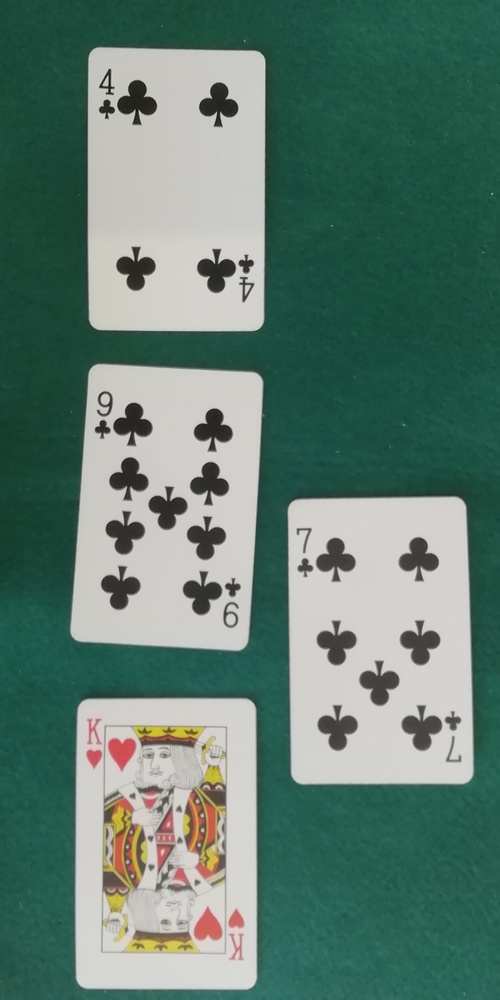
#> input picture pract_4/Test/IMG_20210321_122201.jpg, 500 x 1000 px, shrunk from 2080 x 4160 before the run
$ python umbralizacion.py
#> lines starting #> are read from the running program, lines starting #| are printed output that depends on the picture; after the words box and inside, x2 and y2 are one past the last pixel; in counts of white or black regions, pixels touching at a corner belong together
import matplotlib.pyplot as plt
import numpy as np
from PIL import Image
import cv2
from pathlib import Path

# Obtener ruta relativa a la imagen
image_path = Path(__file__).parent.parent / "Test" / "IMG_20210321_122201.jpg"
img = cv2.imread(image_path, cv2.IMREAD_GRAYSCALE)
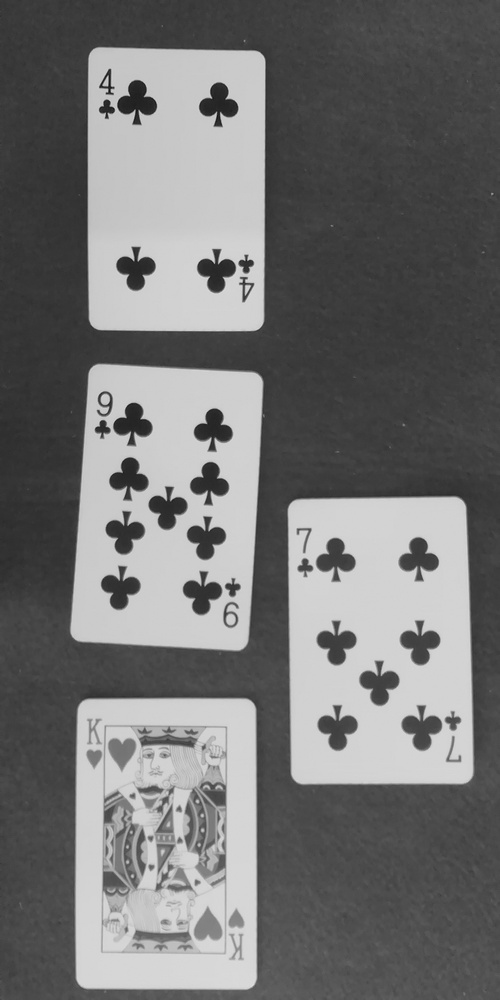
#> img: shape (1000, 500); min 16, max 222, mean 114.5

# Aplicar los diferentes tipos de umbralización
ret, thresh1 = cv2.threshold(img, 127, 255, cv2.THRESH_BINARY)
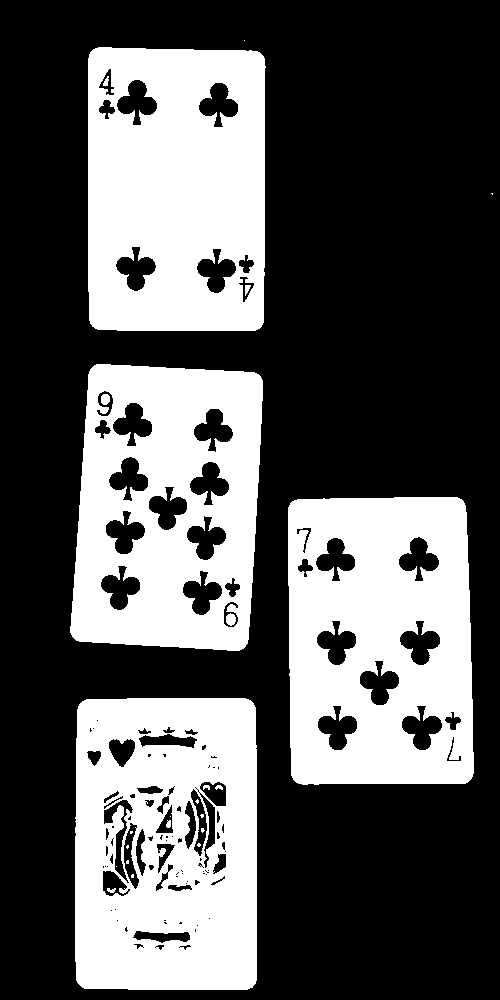
#> thresh1: shape (1000, 500); 35.4% white; 24 white regions (12 under 20 px), largest, box (x1, y1, x2, y2) and area: (75, 698, 257, 990) 45956, (88, 47, 266, 331) 45329, (288, 497, 474, 785) 45039
ret, thresh2 = cv2.threshold(img, 127, 255, cv2.THRESH_BINARY_INV)
ret, thresh3 = cv2.threshold(img, 127, 255, cv2.THRESH_TRUNC)
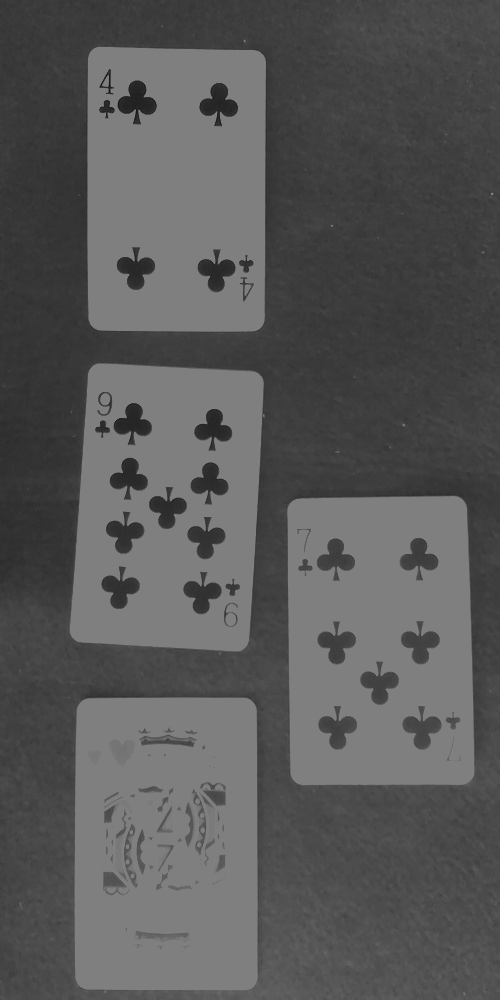
#> thresh3: shape (1000, 500); min 16, max 127, mean 88.1
ret, thresh4 = cv2.threshold(img, 127, 255, cv2.THRESH_TOZERO)
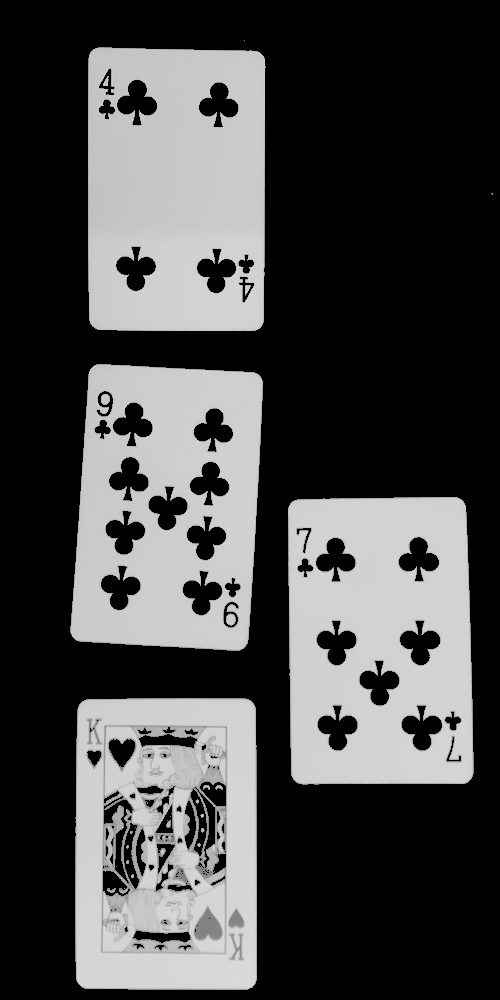
#> thresh4: shape (1000, 500); min 0, max 222, mean 71.4
ret, thresh5 = cv2.threshold(img, 127, 255, cv2.THRESH_TOZERO_INV)
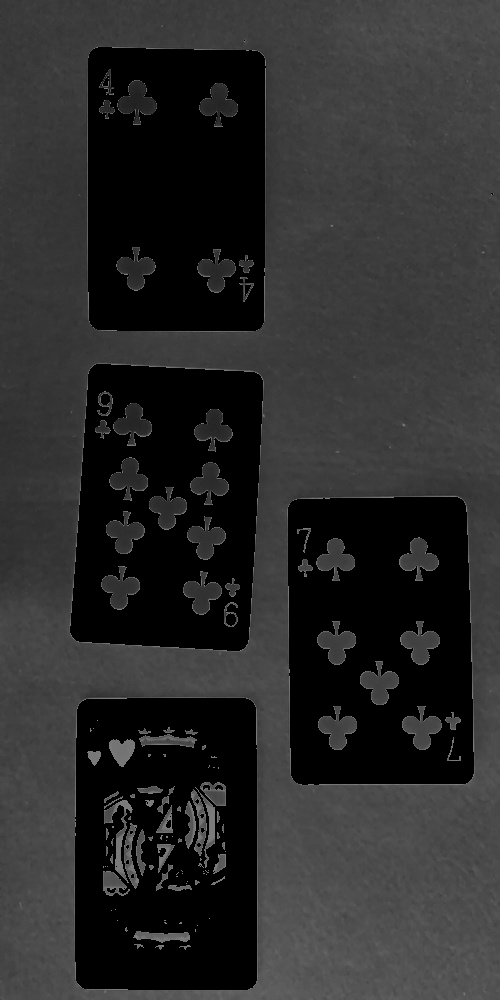
#> thresh5: shape (1000, 500); min 0, max 127, mean 43.1
ret, thresh6 = cv2.threshold(img, 127, 255, cv2.THRESH_OTSU)
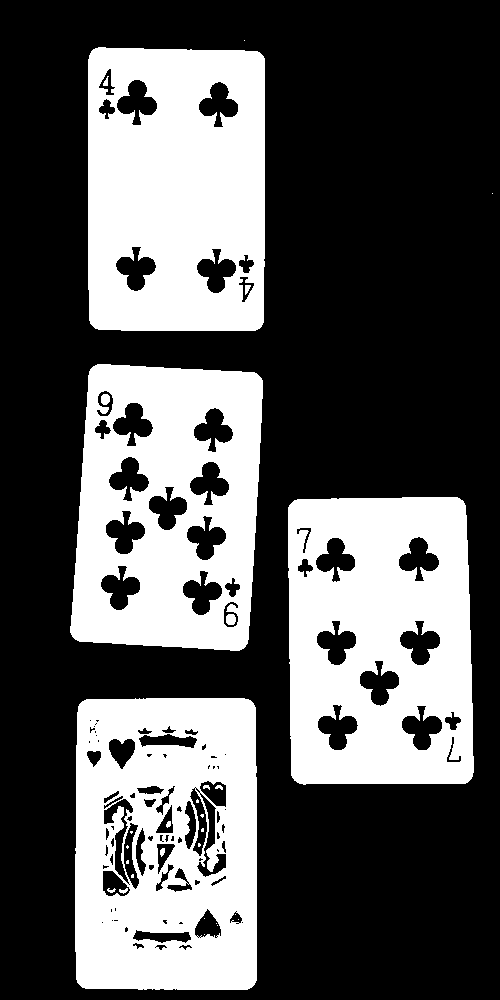
#> thresh6: shape (1000, 500); 35% white; 30 white regions (16 under 20 px), largest, box (x1, y1, x2, y2) and area: (88, 47, 265, 331) 45236, (288, 497, 474, 785) 44805, (75, 698, 257, 990) 44431
#> ret = 134
ret, thresh7 = cv2.threshold(img, 127, 255, cv2.THRESH_TRIANGLE)
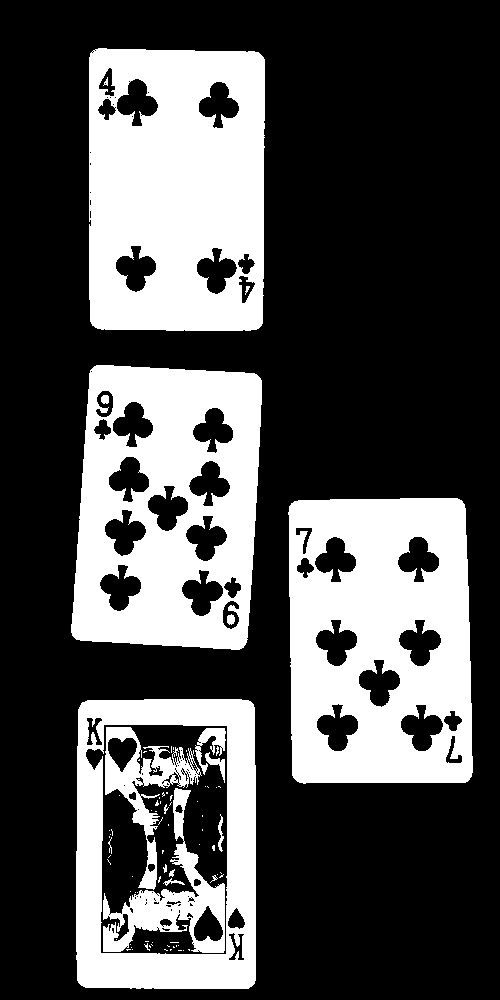
#> thresh7: shape (1000, 500); 31.7% white; 83 white regions (64 under 20 px), largest, box (x1, y1, x2, y2) and area: (89, 48, 265, 331) 43948, (288, 498, 473, 784) 42736, (71, 365, 262, 650) 38222
#> ret = 190
ret, thresh8 = cv2.threshold(img, 127, 255, cv2.THRESH_MASK)
#> thresh8: shape (1000, 500); every value is 0

titles = ['Original Image','BINARY','BINARY_INV','TRUNC','TOZERO','TOZERO_INV', 'OTSU', 'TRIANGLE', 'MASK']
images = [img, thresh1, thresh2, thresh3, thresh4, thresh5, thresh6, thresh7, thresh8]
for i in range(9):
    plt.subplot(3,3,i+1),plt.imshow(images[i],'gray',vmin=0,vmax=255)
    plt.title(titles[i])
    plt.xticks([]),plt.yticks([])

plt.show()

$ run again, with pract_4/Test/IMG_20210321_122121.jpg copied over pract_4/Test/IMG_20210321_122201.jpg
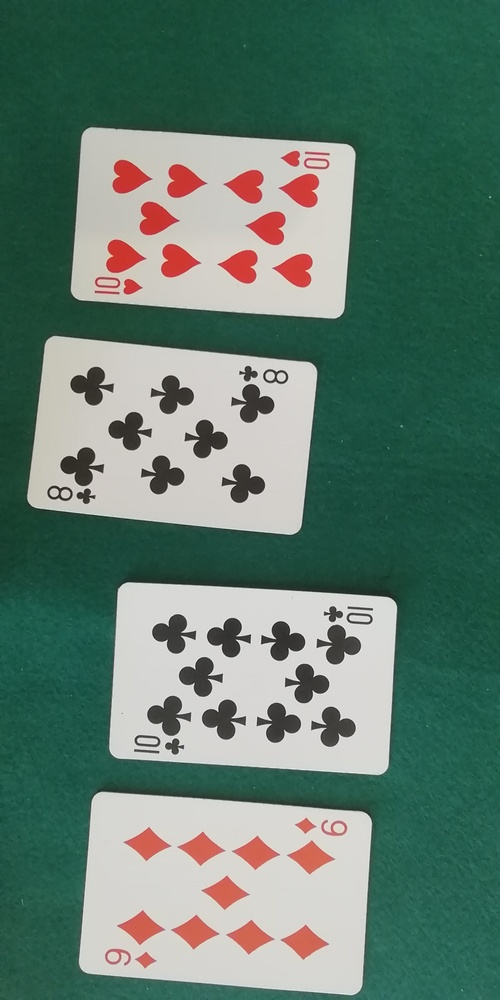
#> input picture pract_4/Test/IMG_20210321_122121.jpg, 500 x 1000 px, shrunk from 2080 x 4160 before the run
#> `ret, thresh1 = cv2.threshold(img, 127, 255, cv2.THRESH_BINARY)`:
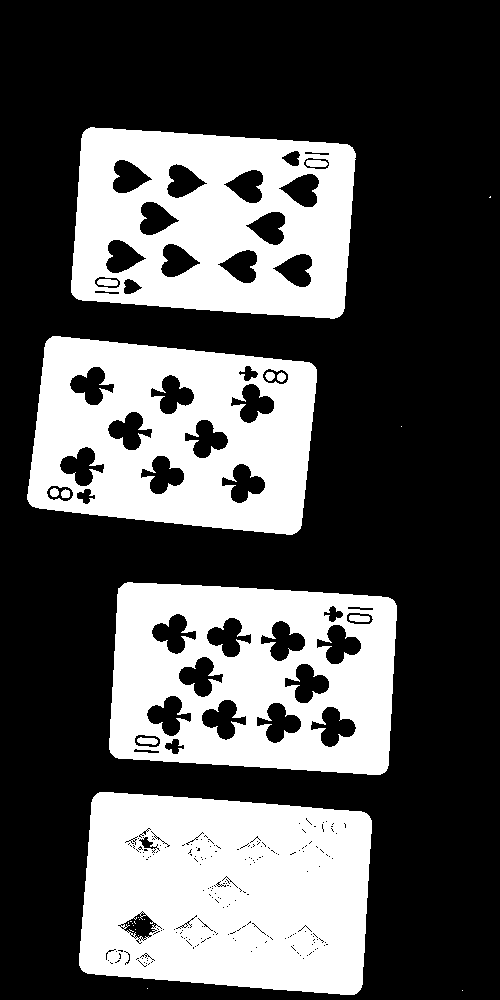
#> thresh1: shape (1000, 500); 33.9% white; 27 white regions (15 under 20 px), largest, box (x1, y1, x2, y2) and area: (79, 792, 372, 995) 50571, (27, 336, 317, 535) 39690, (109, 582, 397, 775) 39573
#> thresh6: shape (1000, 500); 32.7% white; 27 white regions (14 under 20 px), largest, box (x1, y1, x2, y2) and area: (79, 792, 372, 995) 44967, (27, 336, 317, 535) 39539, (109, 582, 397, 775) 39354
#> `ret, thresh6 = cv2.threshold(img, 127, 255, cv2.THRESH_OTSU)`: ret = 138
#> `ret, thresh7 = cv2.threshold(img, 127, 255, cv2.THRESH_TRIANGLE)`:
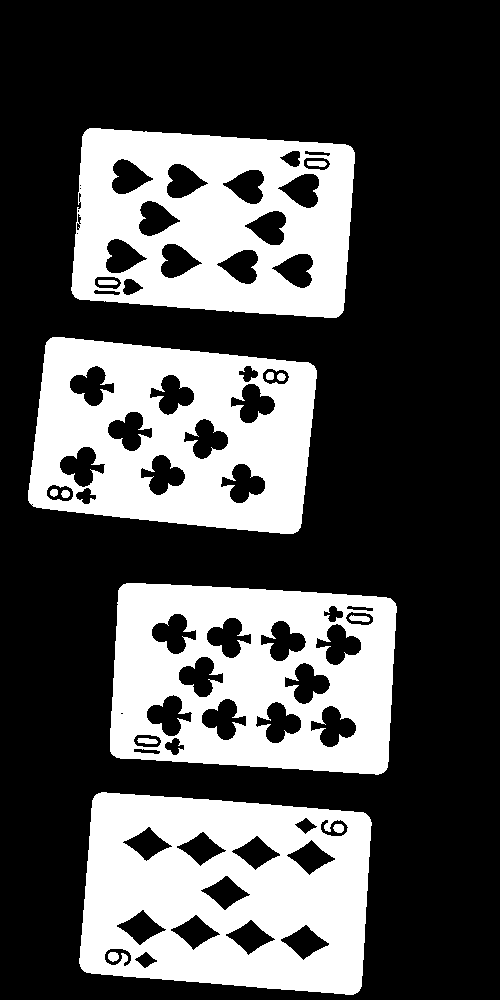
#> thresh7: shape (1000, 500); 31.8% white; 14 white regions, largest, box (x1, y1, x2, y2) and area: (79, 792, 372, 995) 43641, (28, 337, 317, 534) 38560, (110, 583, 397, 775) 38357
#> `ret, thresh7 = cv2.threshold(img, 127, 255, cv2.THRESH_TRIANGLE)`: ret = 188
#> thresh8: shape (1000, 500); every value is 0

$ run again, with pract_4/Test/IMG_20210321_122142.jpg copied over pract_4/Test/IMG_20210321_122201.jpg
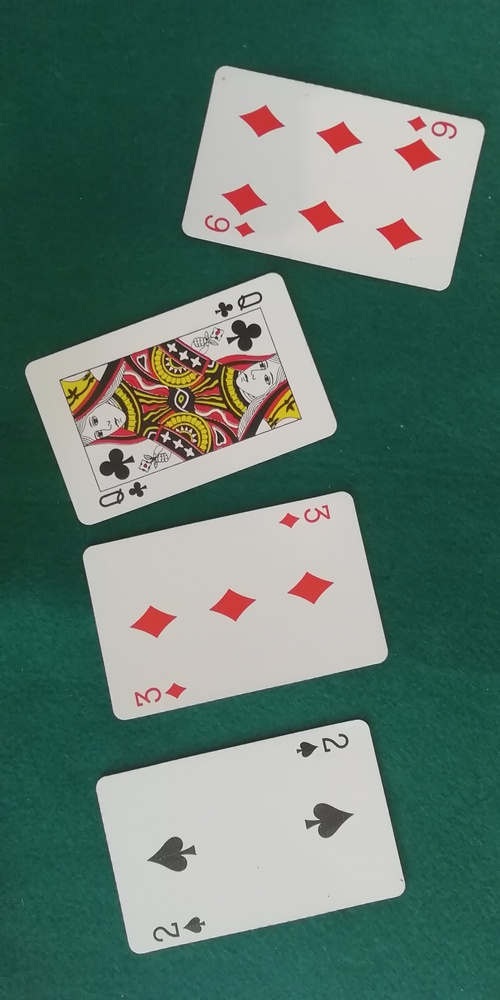
#> input picture pract_4/Test/IMG_20210321_122142.jpg, 500 x 1000 px, shrunk from 2080 x 4160 before the run
#> thresh1: shape (1000, 500); 34.8% white; 67 white regions (35 under 20 px), largest, box (x1, y1, x2, y2) and area: (96, 720, 405, 954) 48818, (83, 492, 388, 720) 46707, (182, 66, 485, 291) 43521
#> `ret, thresh5 = cv2.threshold(img, 127, 255, cv2.THRESH_TOZERO_INV)`:
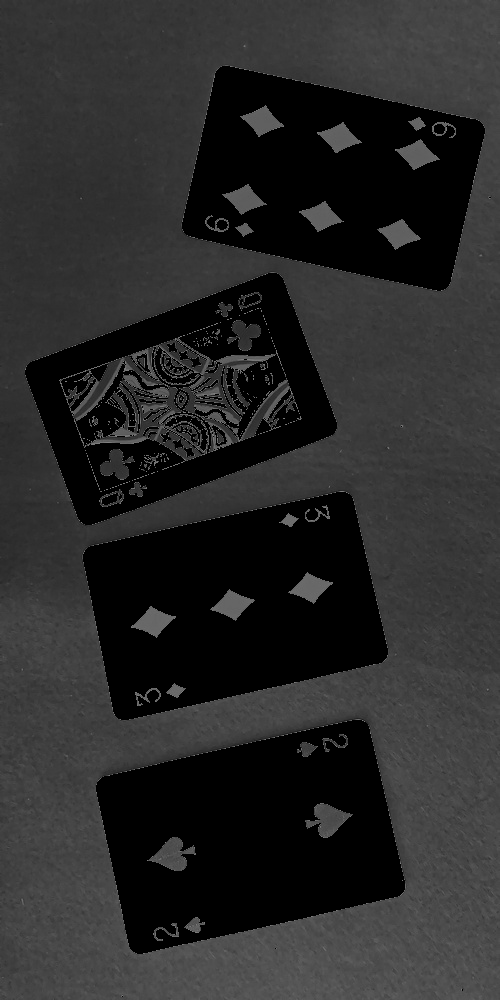
#> thresh5: shape (1000, 500); min 0, max 127, mean 41.1
#> thresh6: shape (1000, 500); 34.6% white; 69 white regions (35 under 20 px), largest, box (x1, y1, x2, y2) and area: (96, 720, 405, 954) 48755, (83, 492, 388, 720) 46645, (182, 66, 485, 291) 43451
#> `ret, thresh6 = cv2.threshold(img, 127, 255, cv2.THRESH_OTSU)`: ret = 132
#> `ret, thresh7 = cv2.threshold(img, 127, 255, cv2.THRESH_TRIANGLE)`:
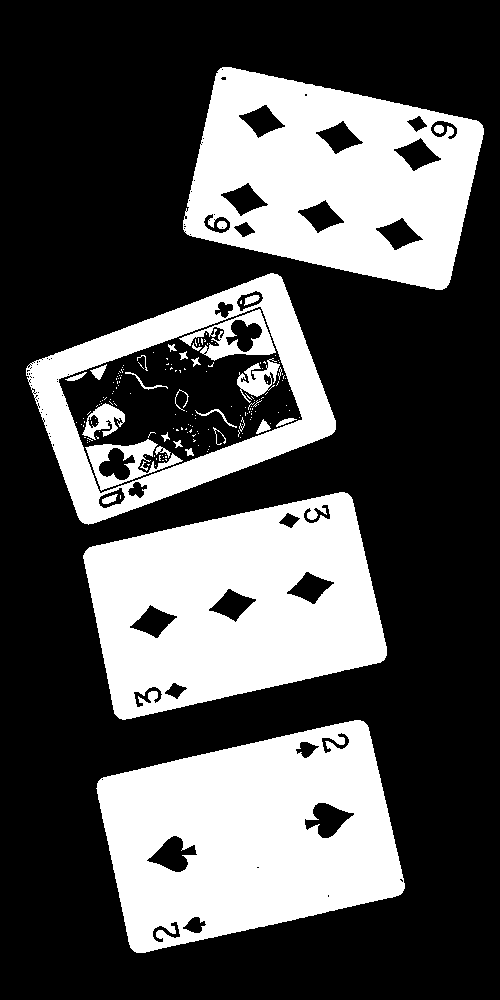
#> thresh7: shape (1000, 500); 32.7% white; 183 white regions (152 under 20 px), largest, box (x1, y1, x2, y2) and area: (96, 720, 405, 953) 48078, (83, 492, 387, 720) 45880, (183, 67, 484, 290) 42350
#> `ret, thresh7 = cv2.threshold(img, 127, 255, cv2.THRESH_TRIANGLE)`: ret = 187
#> thresh8: shape (1000, 500); every value is 0

$ run again, with pract_4/Test/IMG_20210321_122224.jpg copied over pract_4/Test/IMG_20210321_122201.jpg
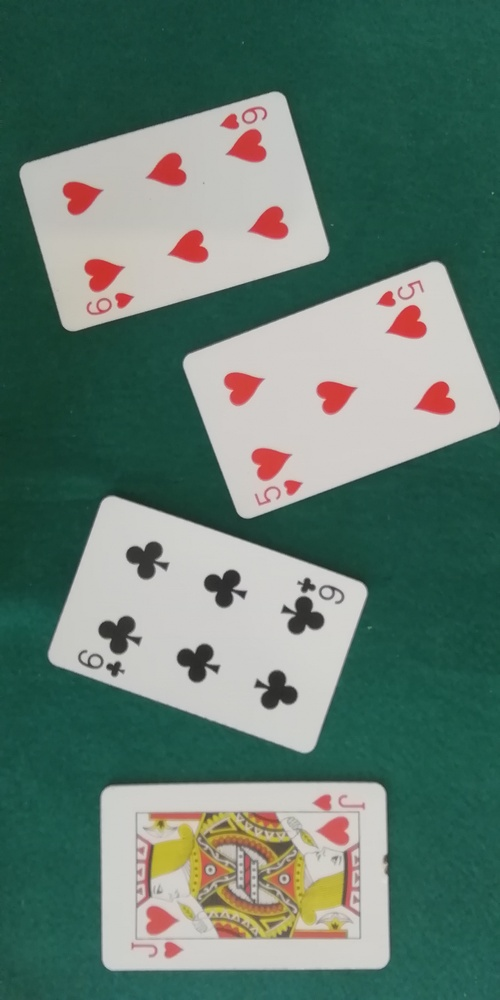
#> input picture pract_4/Test/IMG_20210321_122224.jpg, 500 x 1000 px, shrunk from 2080 x 4160 before the run
#> thresh1: shape (1000, 500); 36.4% white; 28 white regions (20 under 20 px), largest, box (x1, y1, x2, y2) and area: (100, 782, 390, 971) 47448, (183, 262, 500, 519) 45581, (48, 496, 368, 753) 44800
#> thresh6: shape (1000, 500); 36% white; 16 white regions (8 under 20 px), largest, box (x1, y1, x2, y2) and area: (100, 782, 390, 971) 46217, (183, 262, 500, 518) 45418, (48, 496, 367, 753) 44654
#> `ret, thresh6 = cv2.threshold(img, 127, 255, cv2.THRESH_OTSU)`: ret = 131
#> `ret, thresh7 = cv2.threshold(img, 127, 255, cv2.THRESH_TRIANGLE)`:
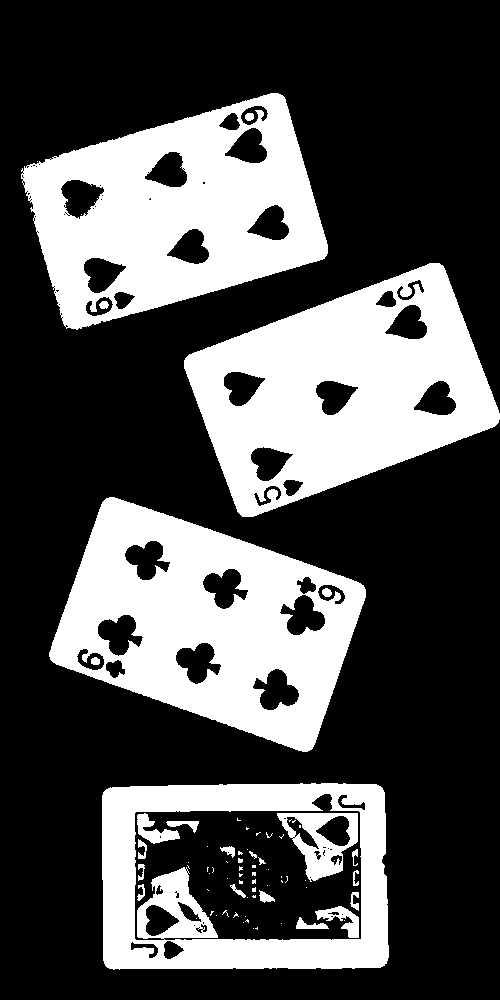
#> thresh7: shape (1000, 500); 31.6% white; 75 white regions (50 under 20 px), largest, box (x1, y1, x2, y2) and area: (184, 263, 500, 517) 43672, (49, 497, 366, 752) 42509, (21, 93, 328, 330) 40964
#> `ret, thresh7 = cv2.threshold(img, 127, 255, cv2.THRESH_TRIANGLE)`: ret = 186
#> thresh8: shape (1000, 500); every value is 0
